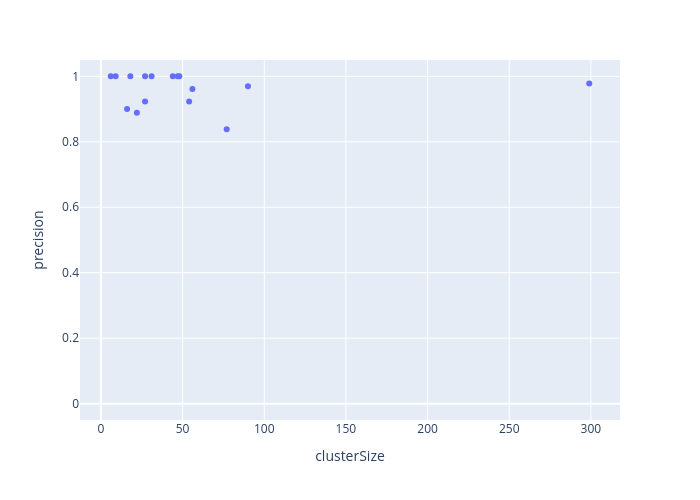

The cell this chart's notebook holds for it:
### Code cell
ns.pl.scatter_w_clusterSize(results, "precision", save = True, output_folder = output_folder, outputfilename_prefix = outputfilename_prefix)

### Figure 1 — Plotly figure (JSON) as saved in the notebook; plotly's stock layout.template omitted (floating-point values rounded to 4 significant figures)
{"data": [{"hovertemplate": "<b>%{hovertext}</b><br><br>clusterSize=%{x}<br>precision=%{y}<extra></extra>", "hovertext": ["e1_e299_SLC17A7_L5b_Cdh13", "g1_g48_GLI3_Astro_Gja1", "g2_g27_APBB1IP_Micro_Ctss", "g3_g18_GPNMB_OPC_Pdgfra", "g4_g9_MOG_Oligo_Opalin", "i10_i16_TSPAN12_Vip_Mybpc1", "i11_i6_EGF_Vip_Mybpc1", "i1_i90_COL5A2_Ndnf_Car4", "i2_i77_LHX6_Sst_Cbln4", "i3_i56_BAGE2_Ndnf_Cxcl14", "i4_i54_MC4R_Ndnf_Cxcl14", "i5_i47_TRPC3_Ndnf_Car4", "i6_i44_GPR149_Vip_Mybpc1", "i7_i31_CLMP_Ndnf_Cxcl14", "i8_i27_SNCG_Vip_Mybpc1", "i9_i22_TAC3_Vip_Mybpc1"], "legendgroup": "", "marker": {"color": "#636efa", "symbol": "circle"}, "mode": "markers", "name": "", "orientation": "v", "showlegend": false, "type": "scatter", "x": [299, 48, 27, 18, 9, 16, 6, 90, 77, 56, 54, 47, 44, 31, 27, 22], "xaxis": "x", "y": [0.978, 1.0, 1.0, 1.0, 1.0, 0.9, 1.0, 0.9701, 0.8382, 0.9615, 0.9231, 1.0, 1.0, 1.0, 0.9231, 0.8889], "yaxis": "y"}], "layout": {"height": 500, "legend": {"tracegroupgap": 0}, "margin": {"t": 60}, "width": 700, "xaxis": {"anchor": "y", "domain": [0, 1], "title": {"text": "clusterSize"}}, "yaxis": {"anchor": "x", "domain": [0, 1], "range": [-0.05, 1.05], "title": {"text": "precision"}}}}
